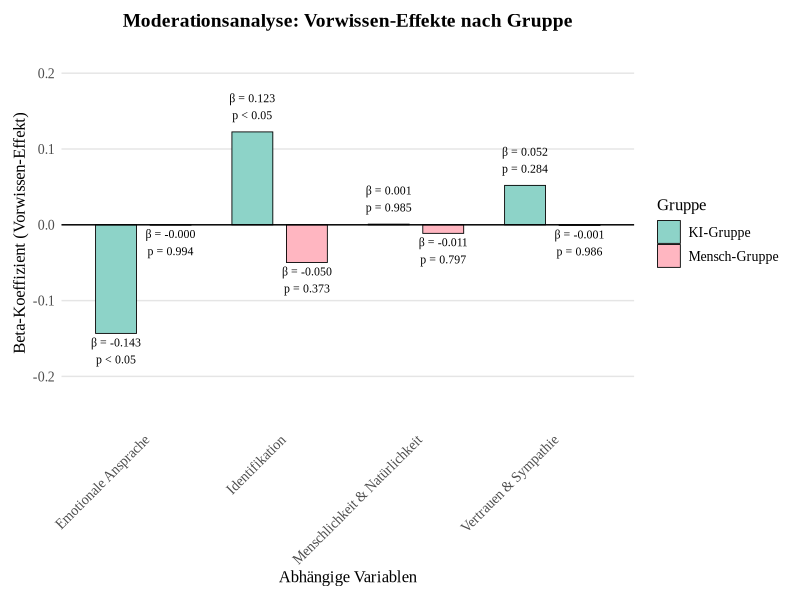

Source code (R):
# =============================================================================
# CREATE MODERATION ANALYSIS VISUALIZATION
# =============================================================================
# Erstellt eine Visualisierung der Moderationsanalyse-Ergebnisse

library(dplyr)
library(ggplot2)

# =============================================================================
# LOAD DATA AND PERFORM ANALYSIS
# =============================================================================

cat("=== MODERATIONSANALYSE VISUALISIERUNG ===\n")

# Load data
cat("Lade Bereinigte Daten von WhatsApp Business.csv...\n")
data <- read.delim("organized/data/Bereinigte Daten von WhatsApp Business.csv", 
                   fileEncoding = "UTF-16LE", stringsAsFactors = FALSE)

# Filter data
data_processed <- data %>% filter(FINISHED == 1)
data_ki <- data_processed %>% filter(AB01 == 1)
data_mensch <- data_processed %>% filter(AB01 == 2)

# =============================================================================
# PERFORM MODERATION ANALYSIS
# =============================================================================

perform_moderation_analysis <- function(data_group, group_name, target_vars) {
  results <- list()
  
  for (var_name in target_vars) {
    # Skalenmittelwerte berechnen
    if (var_name == "VS") {
      var_cols <- sapply(c("VS01_01", "VS01_02", "VS01_03", "VS01_04", "VS01_05", "VS01_06", "VS01_07", "VS01_08"), 
                         function(x) as.numeric(as.character(data_group[[x]])))
    } else if (var_name == "MN") {
      var_cols <- sapply(c("MN01_01", "MN01_02", "MN01_03", "MN01_04", "MN01_05", "MN01_06", "MN01_07"), 
                         function(x) as.numeric(as.character(data_group[[x]])))
    } else if (var_name == "ID") {
      var_cols <- sapply(c("ID01_01", "ID01_02", "ID01_03", "ID01_04"), 
                         function(x) as.numeric(as.character(data_group[[x]])))
    } else if (var_name == "EA") {
      var_cols <- sapply(c("EA01_01", "EA01_02", "EA01_03", "EA01_04", "EA01_05"), 
                         function(x) as.numeric(as.character(data_group[[x]])))
    }
    
    # Zielvariable berechnen
    data_group[[paste0(var_name, "_mean")]] <- rowMeans(var_cols, na.rm = TRUE)
    
    # Vorwissen (SE01 und SE02)
    se01_cols <- sapply(c("SE01_01", "SE01_02", "SE01_03", "SE01_05", "SE01_06"), 
                        function(x) as.numeric(as.character(data_group[[x]])))
    se02_cols <- sapply(c("SE02_01"), 
                        function(x) as.numeric(as.character(data_group[[x]])))
    
    # Mittelwerte für SE01 und SE02
    data_group$SE01_mean <- rowMeans(se01_cols, na.rm = TRUE)
    data_group$SE02_mean <- rowMeans(se02_cols, na.rm = TRUE)
    
    # Gesamtes Vorwissen (Mittelwert von SE01 und SE02)
    data_group$Vorwissen <- rowMeans(cbind(data_group$SE01_mean, data_group$SE02_mean), na.rm = TRUE)
    
    # Modell erstellen
    model_formula <- as.formula(paste0(var_name, "_mean ~ Vorwissen"))
    model <- lm(model_formula, data = data_group)
    
    # Ergebnisse speichern
    results[[var_name]] <- list(
      model = model,
      summary = summary(model),
      data = data_group
    )
  }
  
  return(results)
}

# Moderationsanalyse für beide Gruppen
target_vars <- c("VS", "MN", "ID", "EA")
var_names <- c("Vertrauen & Sympathie", "Menschlichkeit & Natürlichkeit", 
               "Identifikation", "Emotionale Ansprache")

ki_results <- perform_moderation_analysis(data_ki, "KI", target_vars)
mensch_results <- perform_moderation_analysis(data_mensch, "MENSCH", target_vars)

# =============================================================================
# CREATE VISUALIZATION DATA
# =============================================================================

cat("Erstelle Visualisierungsdaten...\n")

# Create data frame for visualization
visualization_data <- data.frame(
  Variable = rep(var_names, 2),
  Gruppe = rep(c("KI-Gruppe", "Mensch-Gruppe"), each = length(target_vars)),
  Beta = c(
    sapply(ki_results, function(x) coef(x$model)[2]),
    sapply(mensch_results, function(x) coef(x$model)[2])
  ),
  P_Wert = c(
    sapply(ki_results, function(x) x$summary$coefficients[2,4]),
    sapply(mensch_results, function(x) x$summary$coefficients[2,4])
  ),
  R_Quadrat = c(
    sapply(ki_results, function(x) x$summary$r.squared),
    sapply(mensch_results, function(x) x$summary$r.squared)
  )
)

# Add significance indicator
visualization_data$Signifikant <- ifelse(visualization_data$P_Wert < 0.05, "Signifikant", "Nicht signifikant")
visualization_data$Signifikant_Level <- ifelse(visualization_data$P_Wert < 0.001, "p < 0.001",
                                              ifelse(visualization_data$P_Wert < 0.01, "p < 0.01",
                                                     ifelse(visualization_data$P_Wert < 0.05, "p < 0.05", 
                                                            sprintf("p = %.3f", visualization_data$P_Wert))))

# Round values for display
visualization_data$Beta_Rounded <- round(visualization_data$Beta, 3)
visualization_data$P_Rounded <- round(visualization_data$P_Wert, 3)
visualization_data$R2_Rounded <- round(visualization_data$R_Quadrat, 3)

cat("Visualisierungsdaten erstellt:\n")
print(visualization_data[, c("Variable", "Gruppe", "Beta_Rounded", "P_Rounded", "R2_Rounded", "Signifikant")])

# =============================================================================
# CREATE BAR CHART
# =============================================================================

cat("\nErstelle Balkendiagramm...\n")

# Create bar chart with manual x-positioning for labels
# Create manual x positions for labels
visualization_data$label_x <- as.numeric(factor(visualization_data$Variable)) + 
  ifelse(visualization_data$Gruppe == "KI-Gruppe", -0.2, 0.2)

moderation_plot <- ggplot(visualization_data, aes(x = Variable, y = Beta, fill = Gruppe)) +
  geom_bar(stat = "identity", position = position_dodge(width = 0.8), 
           color = "black", linewidth = 0.3, width = 0.6) +
  # Labels for positive values (above bars)
  geom_text(data = visualization_data[visualization_data$Beta >= 0, ], 
            aes(x = label_x, y = Beta, label = sprintf("β = %.3f\n%s", Beta_Rounded, Signifikant_Level)), 
            vjust = -0.5, hjust = 0.5, size = 3, family = "Times New Roman") +
  # Labels for negative values (below bars)
  geom_text(data = visualization_data[visualization_data$Beta < 0, ], 
            aes(x = label_x, y = Beta, label = sprintf("β = %.3f\n%s", Beta_Rounded, Signifikant_Level)), 
            vjust = 1.2, hjust = 0.5, size = 3, family = "Times New Roman") +
  scale_fill_manual(values = c("KI-Gruppe" = "#8DD3C8", "Mensch-Gruppe" = "#FFB6C1")) +
  labs(title = "Moderationsanalyse: Vorwissen-Effekte nach Gruppe",
       x = "Abhängige Variablen",
       y = "Beta-Koeffizient (Vorwissen-Effekt)",
       fill = "Gruppe") +
  theme_minimal() +
  theme(
    axis.title = element_text(size = 12, family = "Times New Roman"),
    axis.text = element_text(size = 10, family = "Times New Roman"),
    axis.text.x = element_text(angle = 45, hjust = 1, family = "Times New Roman"),
    plot.title = element_text(size = 14, hjust = 0.5, face = "bold", family = "Times New Roman"),
    legend.title = element_text(size = 12, family = "Times New Roman"),
    legend.text = element_text(size = 10, family = "Times New Roman"),
    panel.grid.major = element_line(color = "gray90"),
    panel.grid.minor = element_blank(),
    panel.grid.major.x = element_blank(),
    panel.background = element_rect(fill = "white", color = NA),
    plot.background = element_rect(fill = "white", color = NA),
    plot.margin = margin(10, 10, 10, 10)
  ) +
  geom_hline(yintercept = 0, color = "black", linewidth = 0.5) +
  ylim(min(visualization_data$Beta) - 0.1, max(visualization_data$Beta) + 0.1)

# Save the plot
ggsave("organized/images/clustering/moderation_analysis_visualization.png", 
       moderation_plot, width = 12, height = 8, dpi = 300, bg = "white")

cat("✓ Moderationsanalyse-Visualisierung erstellt: moderation_analysis_visualization.png\n")

# =============================================================================
# INTERPRETATION
# =============================================================================

cat("\n=== INTERPRETATION DER VISUALISIERUNG ===\n")

cat("\nWichtige Erkenntnisse:\n")
cat("1. Positive Beta-Werte: Vorwissen stärkt die Variable\n")
cat("2. Negative Beta-Werte: Vorwissen schwächt die Variable\n")
cat("3. Signifikante Effekte (p < 0.05) sind statistisch bedeutsam\n")

cat("\nSpezifische Ergebnisse:\n")

# Show significant effects
significant_effects <- visualization_data[visualization_data$P_Wert < 0.05, ]
if(nrow(significant_effects) > 0) {
  cat("\nSignifikante Vorwissen-Effekte:\n")
  for(i in 1:nrow(significant_effects)) {
    effect <- significant_effects[i, ]
    direction <- if(effect$Beta > 0) "stärkt" else "schwächt"
    cat("  ", effect$Variable, "(", effect$Gruppe, "): β =", effect$Beta_Rounded, 
        "→ Vorwissen", direction, "die Variable (", effect$Signifikant_Level, ")\n")
  }
} else {
  cat("\nKeine signifikanten Vorwissen-Effekte gefunden.\n")
}

cat("\n================================================================================\n")
cat("MODERATIONSANALYSE VISUALISIERUNG ERFOLGREICH ERSTELLT\n")
cat("================================================================================\n")
cat("✓ moderation_analysis_visualization.png - Balkendiagramm der Beta-Koeffizienten\n")
cat("================================================================================\n") 